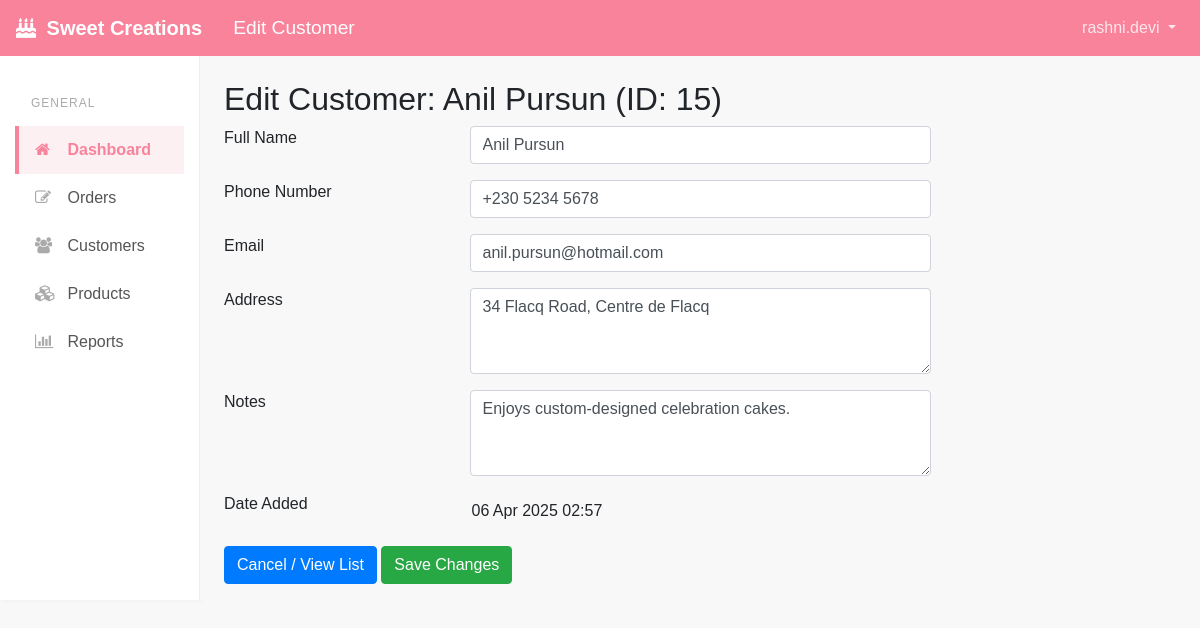
The page /customers/edit_customer.php?id=15 (signed in) on the database its author committed.
### tables this page shows
CREATE TABLE `CUSTOMERS` (
  `customer_id` int(11) NOT NULL AUTO_INCREMENT,
  `full_name` varchar(100) NOT NULL,
  `phone_number` varchar(20) NOT NULL,  
  `email` varchar(100) DEFAULT NULL,
  `address` text,
  `date_added` datetime NOT NULL DEFAULT CURRENT_TIMESTAMP,
  `notes` text,
  PRIMARY KEY (`customer_id`)
);

### includes/functions.php (called while the page is built, shortened)
<?php
function connectDB() {
    $dsn = 'mysql:host=' . DB_HOST . ';dbname=' . DB_NAME . ';charset=utf8mb4';
    $options = [
        PDO::ATTR_ERRMODE            => PDO::ERRMODE_EXCEPTION,
        PDO::ATTR_DEFAULT_FETCH_MODE => PDO::FETCH_ASSOC,
        PDO::ATTR_EMULATE_PREPARES   => false,
    ];
    try {
        $pdo = new PDO($dsn, DB_USER, DB_PASS, $options);
        return $pdo;
    } catch (PDOException $e) {
        error_log("Database Connection Error: " . $e->getMessage());
        echo "Error connecting to the database. Please check configuration or contact support.";
        exit;
    }
}
function getCustomerById($id) {
    $conn = connectDB();
    try {
        $sql = "SELECT * FROM CUSTOMERS WHERE customer_id = :id";
        $stmt = $conn->prepare($sql);
        $stmt->bindParam(':id', $id, PDO::PARAM_INT);
        $stmt->execute();
        return $stmt->fetch(PDO::FETCH_ASSOC);
    } catch (PDOException $e) {
        error_log("Get customer by ID error: " . $e->getMessage());
        return false;
    } finally {
        $conn = null;
    }
}
?>

### customers/edit_customer.php (the view, shortened to what this page needs)
<?php
require_once '../includes/functions.php';
$customerId = isset($_GET['id']) ? (int)$_GET['id'] : 0;
$customerData = getCustomerById($customerId);
$originalData = $customerData;
include '../includes/header.php';
?>
<div class="row">
    <div class="col-md-12">
        <div class="x_panel">
            <div class="x_title">
                <h2>Edit Customer: <?php echo htmlspecialchars($originalData['full_name']); ?> (ID: <?php echo $customerId; ?>)</h2>
            </div>
            <div class="x_content">
                <form action="edit_customer.php?id=<?php echo $customerId; ?>" method="post" class="form-horizontal form-label-left">
                    <div class="form-group row">
                        <label class="control-label col-md-3 col-sm-3 col-xs-12 required" for="full_name">Full Name</label>
                        <div class="col-md-6 col-sm-6 col-xs-12">
                            <input type="text" id="full_name" name="full_name" required="required" class="form-control" maxlength="100" pattern="[a-zA-Z\s\-'.]+" title="Name can only contain letters, spaces, hyphens, apostrophes, and periods" value="<?php echo htmlspecialchars($customerData['full_name']); ?>">
                        </div>
                    </div>
                    <div class="form-group row">
                        <label class="control-label col-md-3 col-sm-3 col-xs-12 required" for="phone_number">Phone Number</label>
                        <div class="col-md-6 col-sm-6 col-xs-12">
                            <input type="tel" id="phone_number" name="phone_number" required="required" class="form-control" maxlength="13" pattern="^\+230\s[5-9]\d{3}\s\d{4}$" title="Enter Mauritius mobile number in format: +230 5123 4567" placeholder="+230 XXXX XXXX" value="<?php echo htmlspecialchars($customerData['phone_number']); ?>">
                        </div>
                    </div>
                    <div class="form-group row">
                        <label class="control-label col-md-3 col-sm-3 col-xs-12" for="email">Email</label>
                        <div class="col-md-6 col-sm-6 col-xs-12">
                            <input type="email" id="email" name="email" class="form-control" placeholder="Optional" value="<?php echo htmlspecialchars($customerData['email']); ?>">
                        </div>
                    </div>
                    <div class="form-group row">
                        <label class="control-label col-md-3 col-sm-3 col-xs-12" for="address">Address</label>
                        <div class="col-md-6 col-sm-6 col-xs-12">
                            <textarea id="address" name="address" class="form-control" rows="3" placeholder="Optional"><?php echo htmlspecialchars($customerData['address']); ?></textarea>
                        </div>
                    </div>
                    <div class="form-group row">
                        <label class="control-label col-md-3 col-sm-3 col-xs-12" for="notes">Notes</label>
                        <div class="col-md-6 col-sm-6 col-xs-12">
                            <textarea id="notes" name="notes" class="form-control" rows="3" placeholder="Optional (e.g., allergies, preferences)"><?php echo htmlspecialchars($customerData['notes']); ?></textarea>
                        </div>
                    </div>
                     <div class="form-group row">
                         <label class="control-label col-md-3 col-sm-3 col-xs-12">Date Added</label>
                         <div class="col-md-6 col-sm-6 col-xs-12">
                             <input type="text" readonly class="form-control-plaintext" value="<?php echo date('d M Y H:i', strtotime($originalData['date_added'])); ?>">
                         </div>
                    </div>
                    <div class="form-group row">
                        <div class="col-md-6 col-sm-6 col-xs-12 col-md-offset-3">
                            <a href="customers.php" class="btn btn-primary">Cancel / View List</a>
                            <button type="submit" class="btn btn-success">Save Changes</button>
                        </div>
                    </div>
                </form>
            </div>
        </div>
    </div>
</div>
<?php include '../includes/footer.php'; ?>

### assets/css/app.css (style rules this page uses)
:root { --sweet-pink: #f8839a; --sweet-light-gray: #f8f8f8; --sweet-text-color: #555; --sweet-sidebar-bg: #ffffff; --sweet-sidebar-link-color: #555; --sweet-sidebar-link-active-color: var(--sweet-pink); --sweet-sidebar-link-active-bg: #fdf0f3; }
body { font-family: sans-serif; background-color: var(--sweet-light-gray); }

### rows shown on the page
customers: full_name "Anil Pursun", phone_number "+230 5234 5678", email "anil.pursun@hotmail.com", address "34 Flacq Road, Centre de Flacq", notes "Enjoys custom-designed celebration cakes.", date_added "06 Apr 2025 02:57"

### other values the page prints
$pageTitle "Edit Customer"
$_SESSION['username'] "rashni.devi"
$customerId "15"
